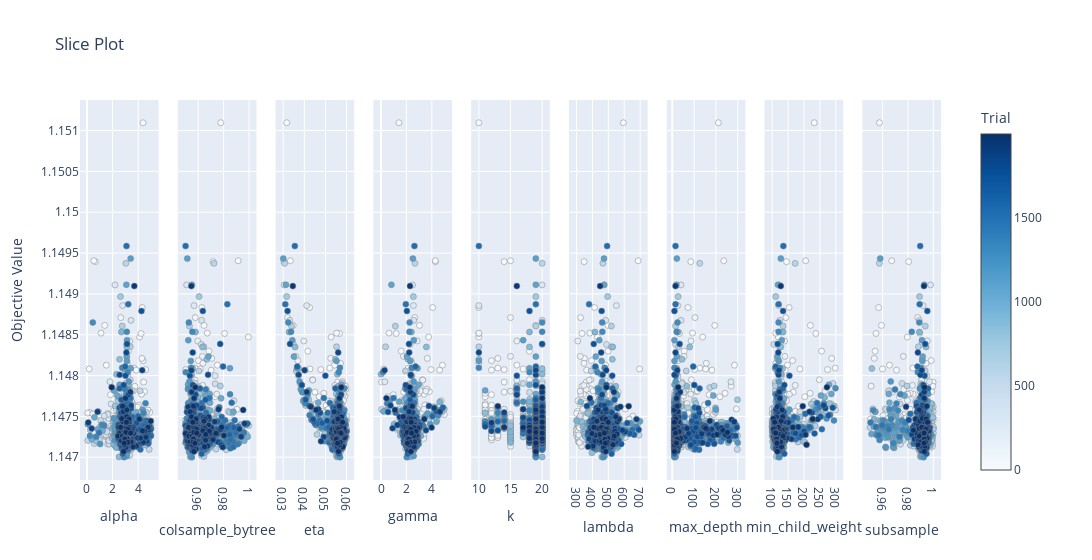

Notebook code cell kept with this figure:
### Code cell
op_viz.plot_slice(null_study)

### Figure 1 — Plotly figure (JSON) as saved in the notebook; plotly's stock layout.template omitted (floating-point values rounded to 4 significant figures; data arrays with more than 128 entries replaced by an {"elided": "..."} marker saying what was removed)
{"data": [{"marker": {"color": {"elided": "2000 int values"}, "colorbar": {"title": {"text": "Trial"}, "x": 1, "xpad": 40}, "colorscale": [[0, "rgb(247,251,255)"], [0.125, "rgb(222,235,247)"], [0.25, "rgb(198,219,239)"], [0.375, "rgb(158,202,225)"], [0.5, "rgb(107,174,214)"], [0.625, "rgb(66,146,198)"], [0.75, "rgb(33,113,181)"], [0.875, "rgb(8,81,156)"], [1, "rgb(8,48,107)"]], "line": {"color": "Grey", "width": 0.5}, "showscale": true}, "mode": "markers", "name": "Feasible Trial", "showlegend": false, "type": "scatter", "x": {"elided": "2000 float values"}, "xaxis": "x", "y": {"elided": "2000 float values"}, "yaxis": "y"}, {"marker": {"color": {"elided": "2000 int values"}, "colorbar": {"title": {"text": "Trial"}, "x": 1, "xpad": 40}, "colorscale": [[0, "rgb(247,251,255)"], [0.125, "rgb(222,235,247)"], [0.25, "rgb(198,219,239)"], [0.375, "rgb(158,202,225)"], [0.5, "rgb(107,174,214)"], [0.625, "rgb(66,146,198)"], [0.75, "rgb(33,113,181)"], [0.875, "rgb(8,81,156)"], [1, "rgb(8,48,107)"]], "line": {"color": "Grey", "width": 0.5}, "showscale": false}, "mode": "markers", "name": "Feasible Trial", "showlegend": false, "type": "scatter", "x": {"elided": "2000 float values"}, "xaxis": "x2", "y": {"elided": "2000 float values"}, "yaxis": "y2"}, {"marker": {"color": {"elided": "2000 int values"}, "colorbar": {"title": {"text": "Trial"}, "x": 1, "xpad": 40}, "colorscale": [[0, "rgb(247,251,255)"], [0.125, "rgb(222,235,247)"], [0.25, "rgb(198,219,239)"], [0.375, "rgb(158,202,225)"], [0.5, "rgb(107,174,214)"], [0.625, "rgb(66,146,198)"], [0.75, "rgb(33,113,181)"], [0.875, "rgb(8,81,156)"], [1, "rgb(8,48,107)"]], "line": {"color": "Grey", "width": 0.5}, "showscale": false}, "mode": "markers", "name": "Feasible Trial", "showlegend": false, "type": "scatter", "x": {"elided": "2000 float values"}, "xaxis": "x3", "y": {"elided": "2000 float values"}, "yaxis": "y3"}, {"marker": {"color": {"elided": "2000 int values"}, "colorbar": {"title": {"text": "Trial"}, "x": 1, "xpad": 40}, "colorscale": [[0, "rgb(247,251,255)"], [0.125, "rgb(222,235,247)"], [0.25, "rgb(198,219,239)"], [0.375, "rgb(158,202,225)"], [0.5, "rgb(107,174,214)"], [0.625, "rgb(66,146,198)"], [0.75, "rgb(33,113,181)"], [0.875, "rgb(8,81,156)"], [1, "rgb(8,48,107)"]], "line": {"color": "Grey", "width": 0.5}, "showscale": false}, "mode": "markers", "name": "Feasible Trial", "showlegend": false, "type": "scatter", "x": {"elided": "2000 float values"}, "xaxis": "x4", "y": {"elided": "2000 float values"}, "yaxis": "y4"}, {"marker": {"color": {"elided": "2000 int values"}, "colorbar": {"title": {"text": "Trial"}, "x": 1, "xpad": 40}, "colorscale": [[0, "rgb(247,251,255)"], [0.125, "rgb(222,235,247)"], [0.25, "rgb(198,219,239)"], [0.375, "rgb(158,202,225)"], [0.5, "rgb(107,174,214)"], [0.625, "rgb(66,146,198)"], [0.75, "rgb(33,113,181)"], [0.875, "rgb(8,81,156)"], [1, "rgb(8,48,107)"]], "line": {"color": "Grey", "width": 0.5}, "showscale": false}, "mode": "markers", "name": "Feasible Trial", "showlegend": false, "type": "scatter", "x": {"elided": "2000 int values"}, "xaxis": "x5", "y": {"elided": "2000 float values"}, "yaxis": "y5"}, {"marker": {"color": {"elided": "2000 int values"}, "colorbar": {"title": {"text": "Trial"}, "x": 1, "xpad": 40}, "colorscale": [[0, "rgb(247,251,255)"], [0.125, "rgb(222,235,247)"], [0.25, "rgb(198,219,239)"], [0.375, "rgb(158,202,225)"], [0.5, "rgb(107,174,214)"], [0.625, "rgb(66,146,198)"], [0.75, "rgb(33,113,181)"], [0.875, "rgb(8,81,156)"], [1, "rgb(8,48,107)"]], "line": {"color": "Grey", "width": 0.5}, "showscale": false}, "mode": "markers", "name": "Feasible Trial", "showlegend": false, "type": "scatter", "x": {"elided": "2000 float values"}, "xaxis": "x6", "y": {"elided": "2000 float values"}, "yaxis": "y6"}, {"marker": {"color": {"elided": "2000 int values"}, "colorbar": {"title": {"text": "Trial"}, "x": 1, "xpad": 40}, "colorscale": [[0, "rgb(247,251,255)"], [0.125, "rgb(222,235,247)"], [0.25, "rgb(198,219,239)"], [0.375, "rgb(158,202,225)"], [0.5, "rgb(107,174,214)"], [0.625, "rgb(66,146,198)"], [0.75, "rgb(33,113,181)"], [0.875, "rgb(8,81,156)"], [1, "rgb(8,48,107)"]], "line": {"color": "Grey", "width": 0.5}, "showscale": false}, "mode": "markers", "name": "Feasible Trial", "showlegend": false, "type": "scatter", "x": {"elided": "2000 int values"}, "xaxis": "x7", "y": {"elided": "2000 float values"}, "yaxis": "y7"}, {"marker": {"color": {"elided": "2000 int values"}, "colorbar": {"title": {"text": "Trial"}, "x": 1, "xpad": 40}, "colorscale": [[0, "rgb(247,251,255)"], [0.125, "rgb(222,235,247)"], [0.25, "rgb(198,219,239)"], [0.375, "rgb(158,202,225)"], [0.5, "rgb(107,174,214)"], [0.625, "rgb(66,146,198)"], [0.75, "rgb(33,113,181)"], [0.875, "rgb(8,81,156)"], [1, "rgb(8,48,107)"]], "line": {"color": "Grey", "width": 0.5}, "showscale": false}, "mode": "markers", "name": "Feasible Trial", "showlegend": false, "type": "scatter", "x": {"elided": "2000 int values"}, "xaxis": "x8", "y": {"elided": "2000 float values"}, "yaxis": "y8"}, {"marker": {"color": {"elided": "2000 int values"}, "colorbar": {"title": {"text": "Trial"}, "x": 1, "xpad": 40}, "colorscale": [[0, "rgb(247,251,255)"], [0.125, "rgb(222,235,247)"], [0.25, "rgb(198,219,239)"], [0.375, "rgb(158,202,225)"], [0.5, "rgb(107,174,214)"], [0.625, "rgb(66,146,198)"], [0.75, "rgb(33,113,181)"], [0.875, "rgb(8,81,156)"], [1, "rgb(8,48,107)"]], "line": {"color": "Grey", "width": 0.5}, "showscale": false}, "mode": "markers", "name": "Feasible Trial", "showlegend": false, "type": "scatter", "x": {"elided": "2000 float values"}, "xaxis": "x9", "y": {"elided": "2000 float values"}, "yaxis": "y9"}], "layout": {"title": {"text": "Slice Plot"}, "width": 2700, "xaxis": {"anchor": "y", "domain": [0, 0.09136], "title": {"text": "alpha"}}, "xaxis2": {"anchor": "y2", "domain": [0.1136, 0.2049], "title": {"text": "colsample_bytree"}}, "xaxis3": {"anchor": "y3", "domain": [0.2272, 0.3185], "title": {"text": "eta"}}, "xaxis4": {"anchor": "y4", "domain": [0.3407, 0.4321], "title": {"text": "gamma"}}, "xaxis5": {"anchor": "y5", "domain": [0.4543, 0.5457], "title": {"text": "k"}}, "xaxis6": {"anchor": "y6", "domain": [0.5679, 0.6593], "title": {"text": "lambda"}}, "xaxis7": {"anchor": "y7", "domain": [0.6815, 0.7728], "title": {"text": "max_depth"}}, "xaxis8": {"anchor": "y8", "domain": [0.7951, 0.8864], "title": {"text": "min_child_weight"}}, "xaxis9": {"anchor": "y9", "domain": [0.9086, 1], "title": {"text": "subsample"}}, "yaxis": {"anchor": "x", "domain": [0, 1], "title": {"text": "Objective Value"}}, "yaxis2": {"anchor": "x2", "domain": [0, 1], "matches": "y", "showticklabels": false}, "yaxis3": {"anchor": "x3", "domain": [0, 1], "matches": "y", "showticklabels": false}, "yaxis4": {"anchor": "x4", "domain": [0, 1], "matches": "y", "showticklabels": false}, "yaxis5": {"anchor": "x5", "domain": [0, 1], "matches": "y", "showticklabels": false}, "yaxis6": {"anchor": "x6", "domain": [0, 1], "matches": "y", "showticklabels": false}, "yaxis7": {"anchor": "x7", "domain": [0, 1], "matches": "y", "showticklabels": false}, "yaxis8": {"anchor": "x8", "domain": [0, 1], "matches": "y", "showticklabels": false}, "yaxis9": {"anchor": "x9", "domain": [0, 1], "matches": "y", "showticklabels": false}}}
